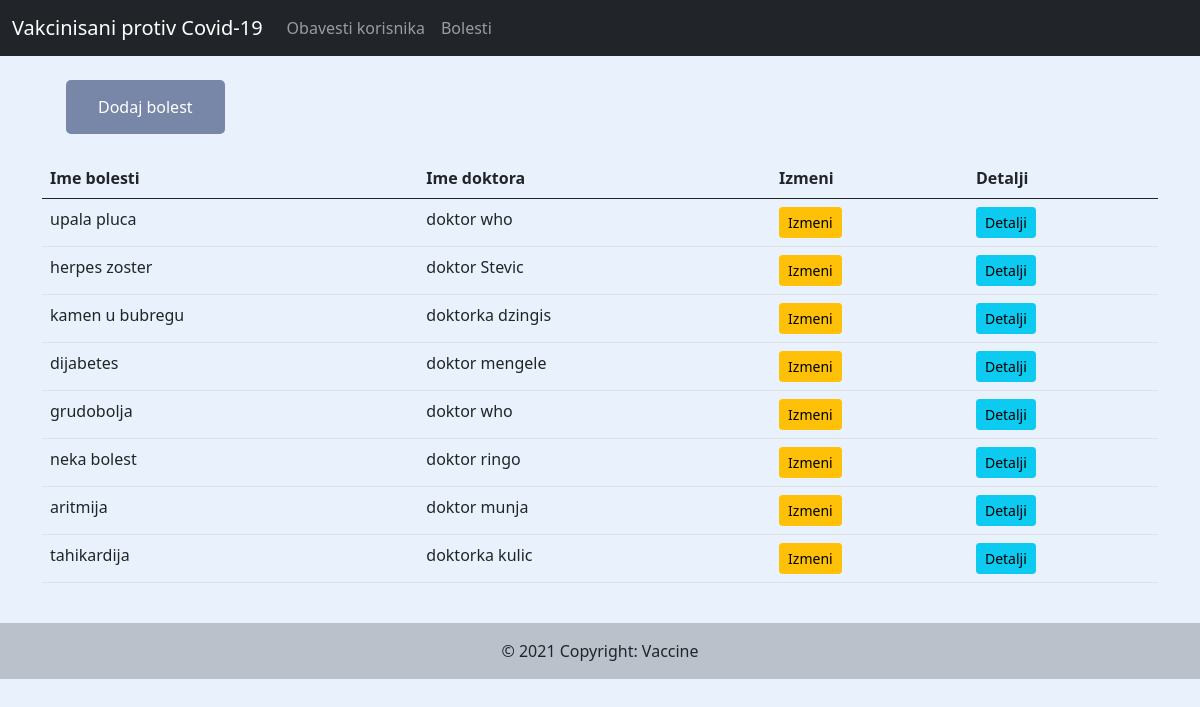
The app's page /bolest/, older data.
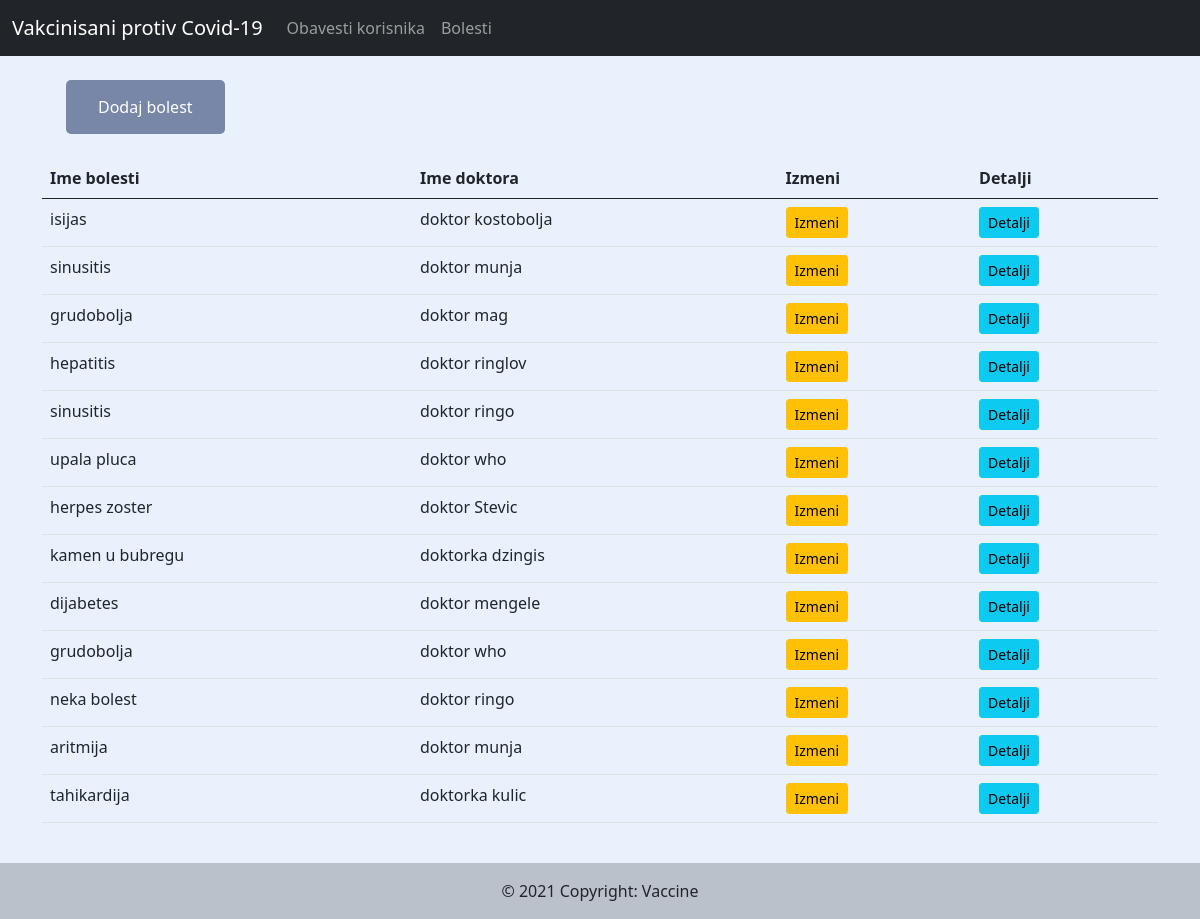
The same page, newer data.
### vakcinisani/models.py (models this page shows, shortened)
class Bolest(models.Model):
    id = models.AutoField(primary_key=True)
    ime_bolesti = models.CharField(max_length=100)
    ime_doktora = models.CharField(max_length=100, null=True)

### vakcinisani/views.py (the view)
# urls.py: path('bolest/', views.bolest_lista, name='bolest'),
def bolest_lista(request):
    bolesti = Bolest.objects.all().order_by('-id')
    form = BolestForm
    return render(request, 'bolest.html', {'bolesti':bolesti, 'form':form})

### vakcinisani/templates/bolest.html (shortened to what this page needs)
{% extends 'base.html' %}
{% load static %}
{% block content %}
<div class="container">
  <div class="row">
    <div class="col">
      <button id="modal-za-bolest" type="button" name="button">Dodaj bolest</button>
    </div>
  </div>
  <div class="col">
    <table class="table" id="tabelaBolesti">
      <thead>
        <tr>
          <th>Ime bolesti</th>
          <th>Ime doktora</th>
          <th>Izmeni</th>
          <th>Detalji</th>
        </tr>
      </thead>
      <tbody>
        {% for i in bolesti %}
        <tr>
          <td id="detalji-tippy-{{i.id}}">{{i.ime_bolesti}}</td>
          <td>{{i.ime_doktora}}</td>
          <td><a id="izmeni-za-ajax-{{i.id}}" class="btn btn-warning btn-sm" href="{% url 'izmeni_bolest' i.id %}">Izmeni</a></td>
          <td><a id="detalji-za-ajax-{{i.id}}" class="btn btn-info btn-sm detalji-tippy" data-template="detalji-tippy-{{i.id}}" href="{% url 'detalji_bolest' i.id %}">Detalji</a></td>
        </tr>
        {% endfor %}
      </tbody>
    </table>
  </div>
</div>
{% endblock %}

### vakcinisani/templates/base.html (shortened to what this page needs)
{% load static %}
<!DOCTYPE html>
<html lang="en" dir="ltr">
  <head>
    <link href="https://cdn.jsdelivr.net/npm/bootstrap@5.0.0-beta3/dist/css/bootstrap.min.css" rel="stylesheet">
    <link rel="stylesheet" href="{% static '/css/main.css' %}">
  </head>
  <body>
    <nav class="navbar navbar-expand-lg navbar-dark bg-dark">
      <div class="container-fluid">
        <a class="navbar-brand" href="{% url 'home' %}">Vakcinisani protiv Covid-19</a>
        <div class="collapse navbar-collapse" id="navbarNav">
          <ul class="navbar-nav">
            <li class="nav-item">
              <a class="nav-link" href="{% url 'obavesti' %}">Obavesti korisnika</a>
            </li>
            <li class="nav-item">
              <a class="nav-link" href="{% url 'bolest' %}">Bolesti</a>
            </li>
          </ul>
        </div>
      </div>
    </nav>
        {% block content %}
        {% endblock %}
        <br>
        {% block footer %}
        <footer>
          <div class="text-center p-3" style="background-color: rgba(0, 0, 0, 0.2);">
          © 2021 Copyright: Vaccine</div>
        </footer>
        {% endblock %}
  </body>
</html>

### static/css/main.css (style rules this page uses)
body { background-color: #e8f1fc; }
#modal-za-bolest { margin: 1.5em; background-color: rgba(73, 89, 133, 0.7); border: none; border-radius: 5px; color: white; padding: 15px 32px; text-align: center; text-decoration: none; display: inline-block; font-size: 16px; }

Row changes from the older to the newer data that the page shows:
added Bolest: ime_bolesti "isijas", ime_doktora "doktor kostobolja"
added Bolest: ime_bolesti "sinusitis", ime_doktora "doktor munja"
added Bolest: ime_bolesti "grudobolja", ime_doktora "doktor mag"
added Bolest: ime_bolesti "hepatitis", ime_doktora "doktor ringlov"
added Bolest: ime_bolesti "sinusitis", ime_doktora "doktor ringo"
